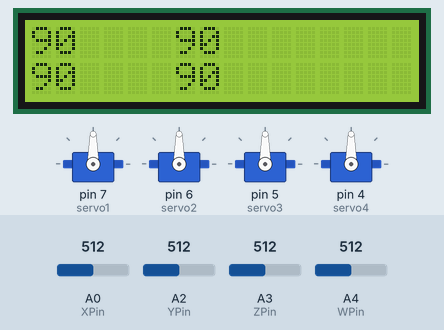
Bench run of a sketch on a simulated Arduino Uno, built with avr-gcc and run on an emulated ATmega328P. Shown: 4 × servo, 16×2 character LCD. The inputs (shaded band) are chosen by the test bench; at power-on: A0 (XPin) = 512, A2 (YPin) = 512, A3 (ZPin) = 512, A4 (WPin) = 512.

Above: at 1.2 s.
1.3 s: A0 (XPin) set to 601
4.3 s: A0 (XPin) set to 622
At 4.79 s:
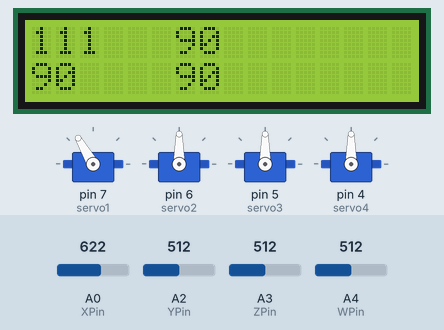
At 6.8 s:
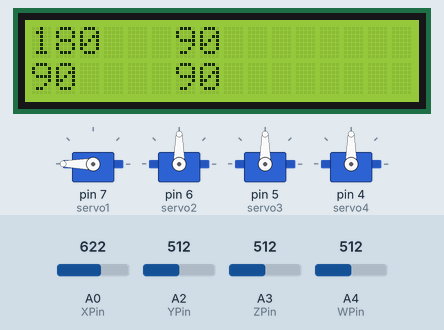
7.3 s: A2 (YPin) set to 599
8.8 s: A2 (YPin) set to 626
At 11.3 s:
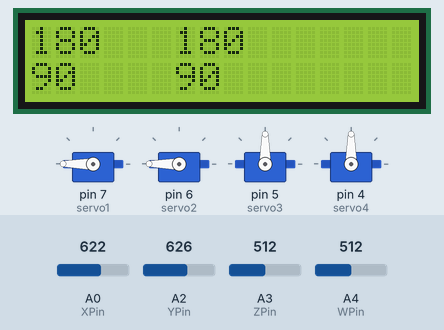
11.8 s: A3 (ZPin) set to 602
13.3 s: A3 (ZPin) set to 620
At 15.5 s:
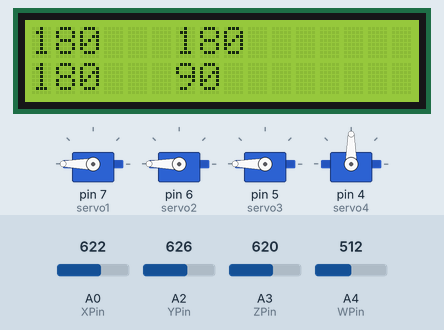
Timing chart, 0 to 17.0 s (numbered marks = the images above; inputs shaded):
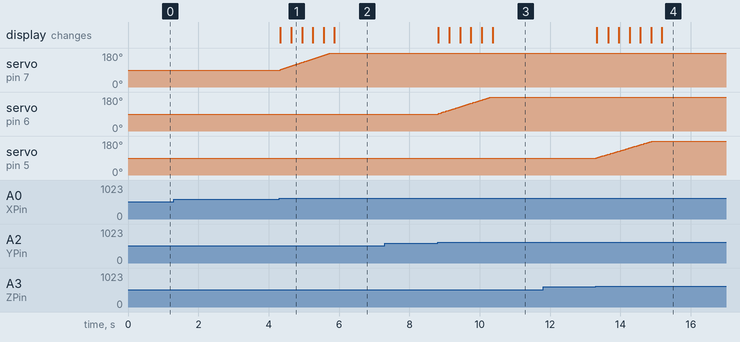

The sketch:

ControlaServoUsandoConstrain.ino
```cpp
#include <Servo.h> // incluindo a biblioteca do servo
#include <LiquidCrystal_I2C.h> // incluindo a biblioteca de LCD com módulo I2C

LiquidCrystal_I2C lcd(0x27, 16, 2); // criando o objeto lcd
Servo servo1, servo2, servo3, servo4; // criando os objetos servos

int XPin = A0; // atribuindo as portas as variáveis dos joysticks
int YPin = A2;
int ZPin = A3;
int WPin = A4;

const int servoMin = 0; // criando o valor minimo dos graus do servo
const int servoMax = 180; // criando o valor máximo dos graus do servo

// Posição__ vai receber a média do intervalo do servo
int XPosition = (servoMin + servoMax) / 2;
int YPosition = (servoMin + servoMax) / 2;
int ZPosition = (servoMin + servoMax) / 2;
int WPosition = (servoMin + servoMax) / 2;

void setup()
{
  // ligando os servos nas portas digitais correspondentes
  servo1.attach(7);
  servo2.attach(6);
  servo3.attach(5);
  servo4.attach(4);

  lcd.init(); // iniciando o lcd
  lcd.backlight(); // ligando o backlight do lcd
}

void loop()
{
  // __Valor vai receber um valor entre -5 e 5 para jogar na nova Posição__
  float xVal = (analogRead(XPin) - 512) / 100; // -5 to +5
  // _Posição recebe um valor a ser restringido do intervalo servoMin a ServoMax
  // função constrain(x, a, b) retorna:
  // - x se x estiver entre a e b
  // - a se x for maior que a
  // - b se x for menor que b
  XPosition = constrain(XPosition + xVal, servoMin, servoMax);
  float yVal = (analogRead(YPin) - 512) / 100; // -5 to +5
  YPosition = constrain(YPosition + yVal, servoMin, servoMax);
  float zVal = (analogRead(ZPin) - 512) / 100; // -5 to +5
  ZPosition = constrain(ZPosition + zVal, servoMin, servoMax);
  float wVal = (analogRead(WPin) - 512) / 100; // -5 to +5
  WPosition = constrain(WPosition + wVal, servoMin, servoMax);

  // escreve as posições
  servo1.write(XPosition);
  servo2.write(YPosition);
  servo3.write(ZPosition);
  servo4.write(WPosition);

  lcd.clear(); // limpando a tela do lcd
  lcd.setCursor(0, 0); // coloca o cursor na coluna 0 linha 0
  lcd.print(XPosition); // escreve na colocação setada acima o valor de XPosition
  lcd.setCursor(6, 0);
  lcd.print(YPosition);
  lcd.setCursor(0, 1);
  lcd.print(ZPosition);
  lcd.setCursor(6, 1);
  lcd.print(WPosition);
}
```

Measured:
- the behaviour switches between 611 and 612 on A0 (XPin) (found by bisection; images 0 and 1)
- the behaviour switches between 611 and 612 on A2 (YPin) (found by bisection; images 2 and 3)
- the behaviour switches between 611 and 612 on A3 (ZPin) (found by bisection; images 3 and 4)
- after the input at 1.3 s, every drawn part: stays the same
- after the input at 4.3 s, servo on pin 7 (servo1): moves from 90° to 180° over 1.4 s, starting at once; the display: first changes at once (image 1 shows a later state)
- after the input at 7.3 s, every drawn part: stays the same
- after the input at 8.8 s, servo on pin 6 (servo2): moves from 90° to 180° over 1.5 s, starting at once; the display: first changes at once (image 3 shows a later state)
- after the input at 11.8 s, every drawn part: stays the same
- after the input at 13.3 s, servo on pin 5 (servo3): moves from 90° to 180° over 1.6 s, starting at once; the display: first changes at once (image 4 shows a later state)
